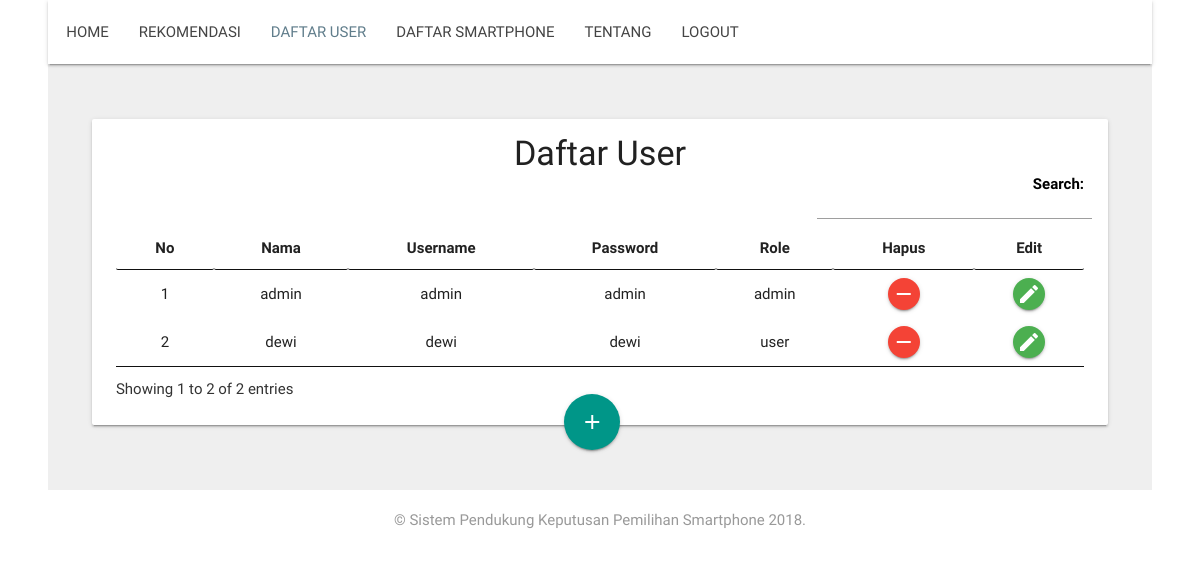
/daftar_user.php, run on the app's committed database.
### tables this page shows
CREATE TABLE IF NOT EXISTS `user` (
  `id` int(11) NOT NULL AUTO_INCREMENT,
  `nama` varchar(32) NOT NULL,
  `username` varchar(32) NOT NULL,
  `password` varchar(32) NOT NULL,
  `role` varchar(24) NOT NULL,
  PRIMARY KEY (`id`)
);

### daftar_user.php (the view, shortened to what this page needs)
<?php
include('koneksi.php');
?>
<!DOCTYPE html>
<html>
<head>
	<link type="text/css" rel="stylesheet" href="assets/css/materialize.css"  media="screen,projection"/>
	<link rel="stylesheet" href="assets/css/table.css">
	<link rel="stylesheet" href="assets/css/style.css">
	<link rel="stylesheet" href="https://cdnjs.cloudflare.com/ajax/libs/font-awesome/4.5.0/css/font-awesome.min.css">
	<link rel="stylesheet" type="text/css" href="assets/dataTable/jquery.dataTables.min.css">
</head>
<body>
	<div class="navbar-fixed">
	<nav>
    	<div class="container">
						<div class="nav-wrapper">
								<ul class="left" style="margin-left: -52px;">
									<li><a  href="haladmin.php">HOME</a></li>
									<li><a href="rekomendasi.php">REKOMENDASI</a></li>
                                    <li><a class="active" href="daftar_user.php">DAFTAR USER</a></li>
									<li><a href="daftar_hp.php">DAFTAR SMARTPHONE</a></li>
									<li><a href="#about">TENTANG</a></li>
                                    <li><a href="logout.php">LOGOUT</a></li>
								</ul>
						</div>
        </div>
		</nav>
		</div>
	<div style="background-color: #efefef">
		<div class="container">
		    <div class="section-card" style="padding: 40px 0px 20px 0px;">
				<ul>
				    <li>
						<div class="row">
						<div class="card">
								<div class="card-content">
									<center><h4 style="margin-bottom: 0px; margin-top: -8px;">Daftar User</h4></center>
									<table id="table_id" class="hover dataTablesCustom" style="width:100%">
											<thead style="border-top: 1px solid #d0d0d0;">
												<tr>
													<th><center>No </center></th>
													<th><center>Nama </center></th>
													<th><center>Username</center></th>
													<th><center>Password</center></th>
													<th><center>Role</center></th>
                                                    <th><center>Hapus</center></th>
                                                    <th><center>Edit</center></th>
												</tr>
											</thead>
											<tbody>
												<?php
												$query=mysqli_query($selectdb,"SELECT * FROM user");
												$no=1;
												while ($data=mysqli_fetch_array($query)) {
												?>
												<tr>
													<td><center><?php echo $no; ?></center></td>
													<td><center><?php echo $data['nama'] ?></center></td>
													<td><center><?php echo $data['username'] ?></center></td>
													<td><center><?php echo $data['password'] ?></center></td>
													<td><center><?php echo $data['role']?></center></td>
													<td>
														<center>
															<form method="POST">
																<button type="submit" name="hapus_user" style="height: 32px; width: 32px;" class="btn-floating btn-small waves-effect waves-light red"><i style="line-height: 32px;" class="material-icons">remove</i></button>
															</form>
														</center>
													</td>
                                                    <td>
														<center>
																<a href="edituser.php?id=<?php echo $data['id']; ?>"><button  type="submit" style="height: 32px; width: 32px;" class="btn-floating btn-small waves-effect waves-light green"><i style="line-height: 32px;" class="material-icons">edit</i></button></a>
														</center>
													</td>
												</tr>
												<?php
														$no++;}
												?>
											</tbody>
									</table>
									</div>
							</div>
							<a href="#tambah" class="btn-floating btn-large waves-effect waves-light teal btn-float-custom"><i class="material-icons">add</i></a>
						</div>
				    </li>
				</ul>
	    	</div>
		</div>
	</div>
	<div class="footer-copyright" style="padding: 0px 0px; background-color: white">
      <div class="container">
        <p align="center" style="color: #999">&copy; Sistem Pendukung Keputusan Pemilihan Smartphone 2018.</p>
      </div>
    </div>
</body>
</html>

### assets/css/style.css (style rules this page uses)
nav ul a, nav .brand-logo { color: #444; }
p { line-height: 2rem; }
.section-card { padding-top: 6rem; padding-bottom: 6rem; }
.btn-float-custom { margin-top: -46px; margin-right: 48%; float: right; }

### data on the page
user: nama "admin", username "admin", password "admin", role "admin"
user: nama "dewi", username "dewi", password "dewi", role "user"
